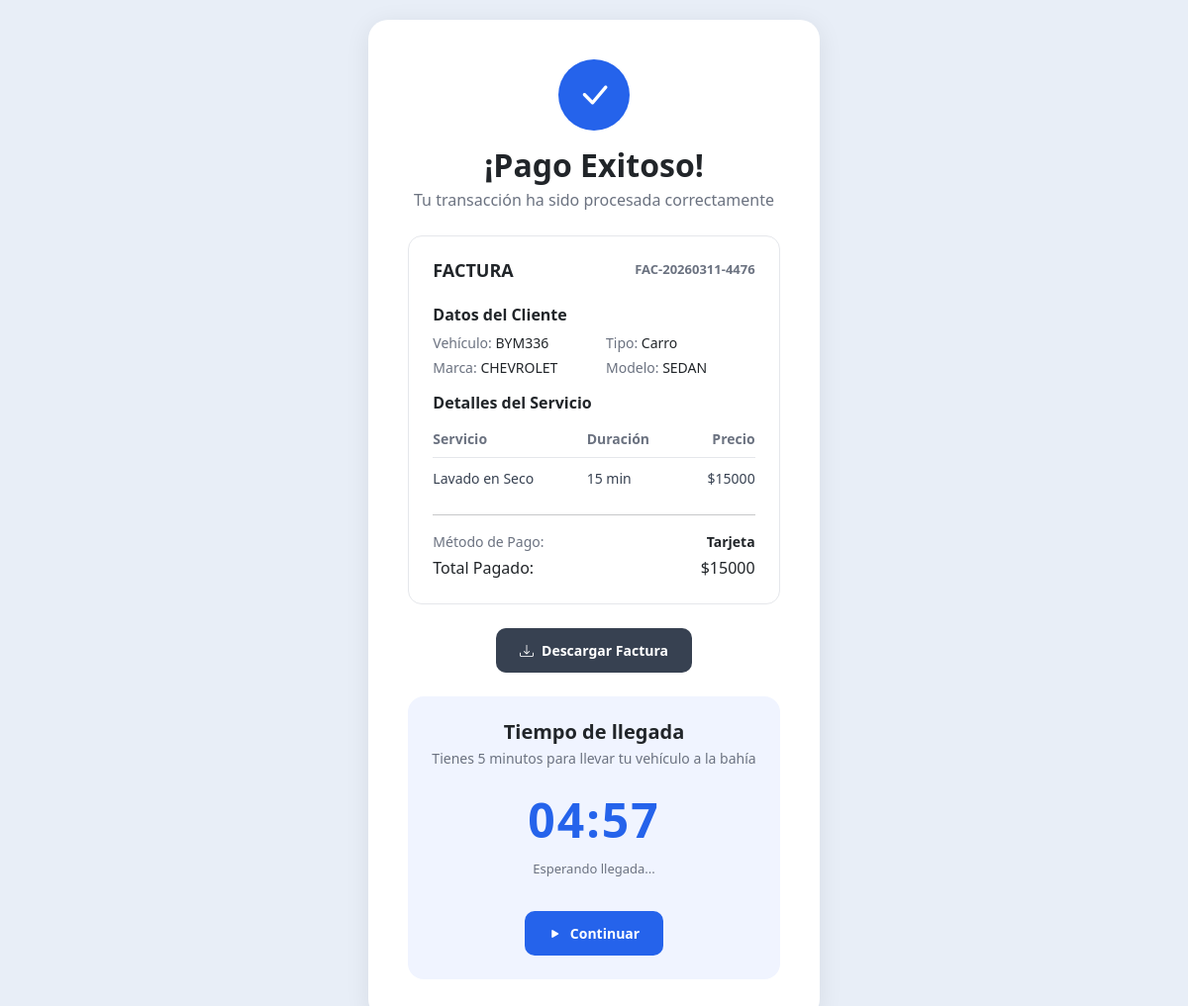
Page /factura/1/ (signed in) on the committed database.
### core/models.py (models this page shows, shortened)
class OrdenLavado(models.Model):
    ESTADO_CHOICES = [
        ('pendiente', 'Pendiente'),
        ('en_progreso', 'En Progreso'),
        ('completado', 'Completado'),
    ]
    METODO_PAGO_CHOICES = [
        ('Efectivo', 'Efectivo'),
        ('Tarjeta', 'Tarjeta'),
        ('Transferencia', 'Transferencia'),
    ]
    numero_factura = models.CharField(max_length=30, unique=True)
    usuario = models.ForeignKey(User, on_delete=models.CASCADE, related_name='ordenes')
    vehiculo = models.ForeignKey(Vehiculo, on_delete=models.CASCADE)
    servicio = models.ForeignKey(Servicio, on_delete=models.CASCADE)
    bahia = models.ForeignKey(Bahia, on_delete=models.SET_NULL, null=True)
    metodo_pago = models.CharField(max_length=20, choices=METODO_PAGO_CHOICES)
    total = models.DecimalField(max_digits=10, decimal_places=0)
    estado = models.CharField(max_length=20, choices=ESTADO_CHOICES, default='pendiente')
    fecha_creacion = models.DateTimeField(auto_now_add=True)
    fecha_inicio = models.DateTimeField(null=True, blank=True)
    fecha_fin = models.DateTimeField(null=True, blank=True)
    class Meta:
        verbose_name = 'Orden de Lavado'
        verbose_name_plural = 'Órdenes de Lavado'
        ordering = ['-fecha_creacion']

class Vehiculo(models.Model):
    TIPO_CHOICES = [
        ('Moto', 'Moto'),
        ('Carro', 'Carro'),
        ('Camioneta', 'Camioneta'),
    ]
    usuario = models.ForeignKey(User, on_delete=models.CASCADE, related_name='vehiculos')
    tipo = models.CharField(max_length=20, choices=TIPO_CHOICES)
    placa = models.CharField(max_length=10, unique=True)
    marca = models.CharField(max_length=50)
    modelo = models.CharField(max_length=50)
    color = models.CharField(max_length=30)
    class Meta:
        verbose_name = 'Vehículo'
        verbose_name_plural = 'Vehículos'

class Servicio(models.Model):
    nombre = models.CharField(max_length=50)
    descripcion = models.CharField(max_length=100)
    duracion_minutos = models.IntegerField()
    precio = models.DecimalField(max_digits=10, decimal_places=0)
    icono = models.CharField(max_length=50, default='bi-droplet')
    class Meta:
        verbose_name = 'Servicio'
        verbose_name_plural = 'Servicios'

### core/views.py (the view)
# urls.py: path('factura/<int:orden_id>/', views.factura_view, name='factura'),
@login_required
def factura_view(request, orden_id):
    orden = get_object_or_404(OrdenLavado, id=orden_id, usuario=request.user)
    context = {'orden': orden}
    return render(request, 'core/factura.html', context)

### templates/core/factura.html (shortened to what this page needs)
{% extends 'core/base.html' %}
{% block content %}
<div class="auth-wrapper">
    <div class="invoice-card">
        <div class="success-icon">
            <i class="bi bi-check-lg"></i>
        </div>
        <h2 class="text-center mb-1" style="font-weight: 700;">¡Pago Exitoso!</h2>
        <p class="text-center" style="color: var(--gray-500);">Tu transacción ha sido procesada correctamente</p>
        <div class="factura-box">
            <div class="d-flex justify-content-between align-items-start mb-3">
                <h4>FACTURA</h4>
                <span class="factura-number">{{ orden.numero_factura }}</span>
            </div>
            <h6 class="mb-2" style="font-weight: 700;">Datos del Cliente</h6>
            <div class="row mb-1" style="font-size: 14px;">
                <div class="col-6"><span style="color: var(--gray-500);">Vehículo:</span> {{ orden.vehiculo.placa }}</div>
                <div class="col-6"><span style="color: var(--gray-500);">Tipo:</span> {{ orden.vehiculo.tipo }}</div>
            </div>
            <div class="row mb-3" style="font-size: 14px;">
                <div class="col-6"><span style="color: var(--gray-500);">Marca:</span> {{ orden.vehiculo.marca }}</div>
                <div class="col-6"><span style="color: var(--gray-500);">Modelo:</span> {{ orden.vehiculo.modelo }}</div>
            </div>
            <h6 class="mb-2" style="font-weight: 700;">Detalles del Servicio</h6>
            <table class="factura-table">
                <thead>
                    <tr>
                        <th>Servicio</th>
                        <th>Duración</th>
                        <th class="text-end">Precio</th>
                    </tr>
                </thead>
                <tbody>
                    <tr>
                        <td>{{ orden.servicio.nombre }}</td>
                        <td>{{ orden.servicio.duracion_minutos }} min</td>
                        <td class="text-end">${{ orden.total|floatformat:0 }}</td>
                    </tr>
                </tbody>
            </table>
            <hr>
            <div class="row mb-1" style="font-size: 14px;">
                <div class="col-6" style="color: var(--gray-500);">Método de Pago:</div>
                <div class="col-6 text-end" style="font-weight: 600;">{{ orden.metodo_pago }}</div>
            </div>
            <div class="row">
                <div class="col-6 total-label">Total Pagado:</div>
                <div class="col-6 text-end total-value">${{ orden.total|floatformat:0 }}</div>
            </div>
        </div>
        <div class="d-flex gap-3 mt-4 justify-content-center flex-wrap">
            <button onclick="window.print()" class="btn-download">
                <i class="bi bi-download"></i> Descargar Factura
            </button>
        </div>
        <div class="arrival-timer-section mt-4 text-center">
            <div style="background: #f0f4ff; border-radius: 16px; padding: 24px;">
                <h5 style="font-weight: 700; margin-bottom: 4px;">Tiempo de llegada</h5>
                <p style="color: var(--gray-500); font-size: 14px; margin-bottom: 16px;">Tienes 5 minutos para llevar tu vehículo a la bahía</p>
                <div id="arrival-timer" style="font-size: 48px; font-weight: 700; color: var(--primary); letter-spacing: 2px;">05:00</div>
                <p id="arrival-label" style="color: var(--gray-500); font-size: 13px; margin-top: 4px;">Esperando llegada...</p>
                <a href="{% url 'timer' orden.id %}" class="btn-start-wash mt-3" style="display: inline-flex; align-items: center; gap: 8px;">
                    <i class="bi bi-play-fill"></i> Continuar
                </a>
            </div>
        </div>
    </div>
</div>
{% endblock %}

### static/css/styles.css (style rules this page uses)
:root { --primary: #2563EB; --primary-dark: #1D4ED8; --primary-light: #DBEAFE; --bg-main: #E8EEF7; --white: #FFFFFF; --gray-100: #F3F4F6; --gray-200: #E5E7EB; --gray-300: #D1D5DB; --gray-500: #6B7280; --gray-700: #374151; --gray-900: #111827; --success: #16A34A; --danger: #DC2626; }
* { box-sizing: border-box; }
body.bg-main { background-color: var(--bg-main); font-family: 'Segoe UI', system-ui, -apple-system, sans-serif; min-height: 100vh; }
.auth-wrapper { min-height: 100vh; display: flex; align-items: center; justify-content: center; padding: 20px; }
.invoice-card { background: var(--white); border-radius: 20px; padding: 40px; max-width: 560px; margin: 0 auto; box-shadow: 0 4px 24px rgba(0,0,0,0.08); }
.invoice-card .success-icon { width: 72px; height: 72px; background: var(--primary); border-radius: 50%; display: flex; align-items: center; justify-content: center; margin: 0 auto 16px; }
.invoice-card .success-icon i { font-size: 36px; color: var(--white); }
.factura-box { border: 1px solid var(--gray-200); border-radius: 14px; padding: 24px; margin-top: 24px; }
.factura-box h4 { font-weight: 700; font-size: 18px; }
.factura-box .factura-number { font-size: 13px; color: var(--gray-500); font-weight: 600; }
.factura-table { width: 100%; font-size: 14px; }
.factura-table th { border-bottom: 1px solid var(--gray-200); padding: 8px 0; font-weight: 600; color: var(--gray-500); }
.factura-table td { padding: 10px 0; color: var(--gray-700); }
.btn-download { background: var(--gray-700); color: var(--white); border: none; border-radius: 10px; padding: 12px 24px; font-weight: 600; display: inline-flex; align-items: center; gap: 8px; text-decoration: none; font-size: 14px; }
.btn-start-wash { background: var(--primary); color: var(--white); border: none; border-radius: 10px; padding: 12px 24px; font-weight: 600; display: inline-flex; align-items: center; gap: 8px; text-decoration: none; font-size: 14px; }

### rows in the picture
OrdenLavado: numero_factura "FAC-20260311-4476", vehiculo.placa "BYM336", vehiculo.tipo "Carro", vehiculo.marca "CHEVROLET", vehiculo.modelo "SEDAN", servicio.nombre "Lavado en Seco", servicio.duracion_minutos "15", total "15000", metodo_pago "Tarjeta"
